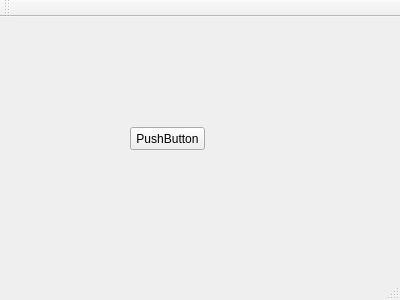
<?xml version="1.0" encoding="UTF-8"?>
<ui version="4.0">
 <class>MainWindow</class>
 <widget class="QMainWindow" name="MainWindow">
  <property name="geometry">
   <rect>
    <x>0</x>
    <y>0</y>
    <width>400</width>
    <height>300</height>
   </rect>
  </property>
  <property name="windowTitle">
   <string>MainWindow</string>
  </property>
  <widget class="QWidget" name="centralWidget">
   <widget class="QPushButton" name="pushButton">
    <property name="geometry">
     <rect>
      <x>130</x>
      <y>110</y>
      <width>75</width>
      <height>23</height>
     </rect>
    </property>
    <property name="text">
     <string>PushButton</string>
    </property>
   </widget>
  </widget>
  <widget class="QMenuBar" name="menuBar">
   <property name="geometry">
    <rect>
     <x>0</x>
     <y>0</y>
     <width>400</width>
     <height>21</height>
    </rect>
   </property>
  </widget>
  <widget class="QToolBar" name="mainToolBar">
   <attribute name="toolBarArea">
    <enum>TopToolBarArea</enum>
   </attribute>
   <attribute name="toolBarBreak">
    <bool>false</bool>
   </attribute>
  </widget>
  <widget class="QStatusBar" name="statusBar"/>
 </widget>
 <layoutdefault spacing="6" margin="11"/>
 <resources/>
 <connections/>
</ui>
